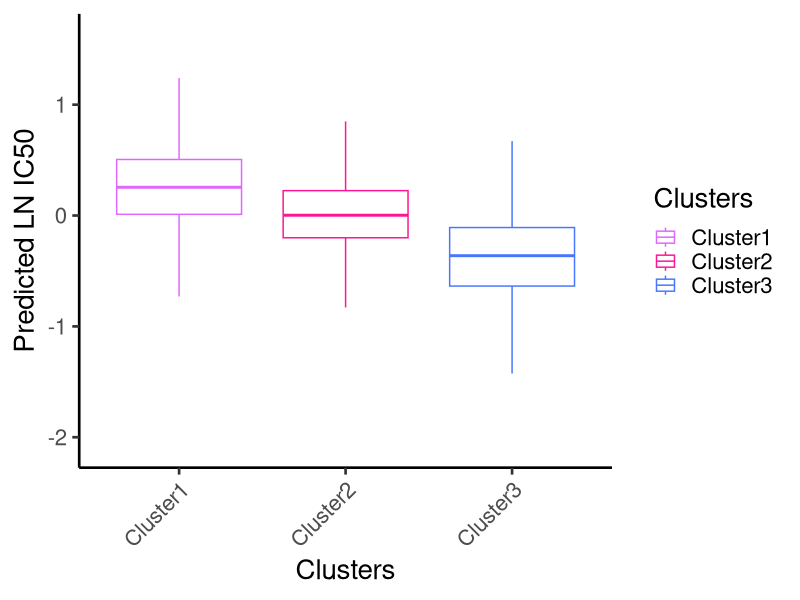

The R script that drew this image:
##loading libraries
library(ggplot2)

##loading predictions
Predictions = read.csv("ATTX_predictions.csv",sep=",",header = T,stringsAsFactors = F,row.names = 1,check.names = F)

##Converting predictions into z-scores
sdmean = read.csv("Drugs_means_sd.csv",sep=",",header = T,stringsAsFactors = F,row.names = 1)
pred = merge(sdmean,Predictions,by=0)
Predictions = (pred[,5:ncol(pred)] - pred[,3])/pred[,4]
rownames(Predictions) = pred[,1]

##loading metadata
metadata = read.csv("Metadata.csv",sep=",",header = T,stringsAsFactors = F,row.names = 1,check.names = F)

##Processing data
pred = t(Predictions)
df = merge(pred,metadata,by=0)
mat = reshape2::melt(df)

##plotting
p <- ggplot(mat, aes(x=Clusters, y=value,col=Clusters)) + 
  geom_boxplot(outlier.shape = NA)
p +theme_classic(base_size = 20) +scale_color_manual(values=c(Cluster1="mediumorchid1",Cluster2="deeppink",Cluster3="royalblue1"))+theme(axis.text.x = element_text(angle = 45, hjust=1))+
ylab("Predicted LN IC50")
                                                                                                                                                                                                  
